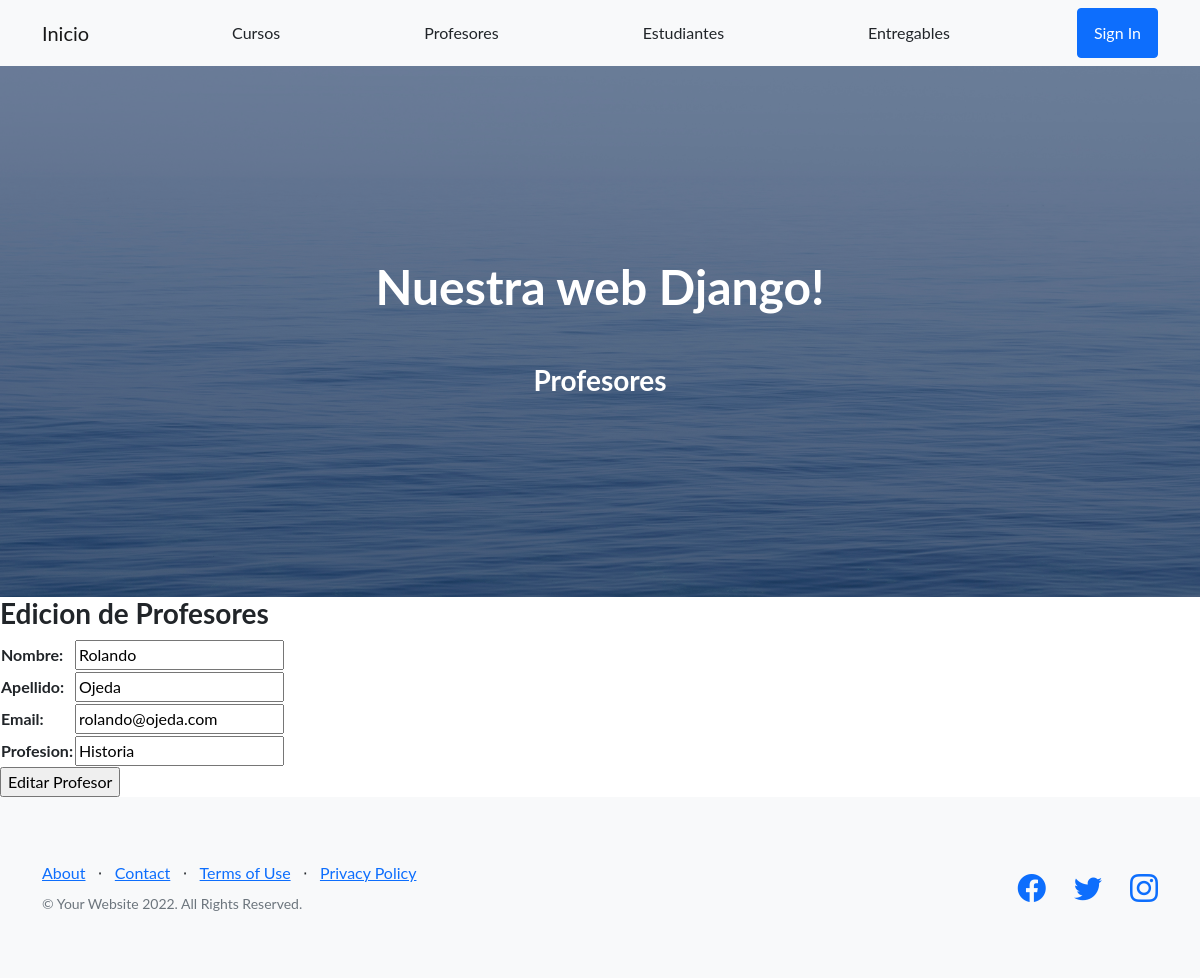
The page /AppCoder/editarProfesor/Rolando on the database its author committed.
### AppCoder/models.py (models this page shows, shortened)
class Profesor(models.Model):
    nombre = models.CharField(max_length=30)
    apellido = models.CharField(max_length=30)
    email = models.EmailField()
    profesion = models.CharField(max_length=30)

### AppCoder/views.py (the view)
# urls.py: path('editarProfesor/<profesor_nombre>', editarProfesor, name='EditarProfesor'),
def editarProfesor(request, profesor_nombre):
    profesor = Profesor.objects.get(nombre=profesor_nombre)
    if request.method == 'POST':
        miFormulario = ProfesorFormulario(request.POST)
        if miFormulario.is_valid():
            informacion = miFormulario.cleaned_data
            profesor.nombre = informacion['nombre']
            profesor.apellido = informacion['apellido']
            profesor.email = informacion['email']
            profesor.profesion = informacion['profesion']
            profesor.save()
            profesores = Profesor.objects.all()
            contexto = {'profesores': profesores}
            return render(request,'AppCoder/profesores.html', contexto)
    else:
        miFormulario = ProfesorFormulario(initial={'nombre':profesor.nombre, 'apellido':profesor.apellido, 'email':profesor.email, 'profesion':profesor.profesion})
        contexto = {'miFormulario': miFormulario, 'profesor_nombre': profesor_nombre}
        return render(request, 'AppCoder/editarProfesor.html', contexto)

### AppCoder/forms.py
class ProfesorFormulario(forms.Form):
    nombre = forms.CharField(max_length=30)
    apellido = forms.CharField(max_length=30)
    email = forms.EmailField()
    profesion = forms.CharField(max_length=30)

### AppCoder/templates/AppCoder/editarProfesor.html
{% extends "AppCoder/padre.html" %}
{% load static %}
{% block section_name %}
<h3>Profesores</h3>
{% endblock %}
{% block contenidoQueCambia %}
<h3>Edicion de Profesores</h3>
<form action="{% url 'EditarProfesor' profesor_nombre %}" method="POST">{% csrf_token %}
    <table>
        {{miFormulario.as_table}}
    </table>
    <input type="submit" value="Editar Profesor">
{% endblock %}

### rows shown on the page
Profesor: nombre "Rolando", apellido "Ojeda", email "rolando@ojeda.com", profesion "Historia"
